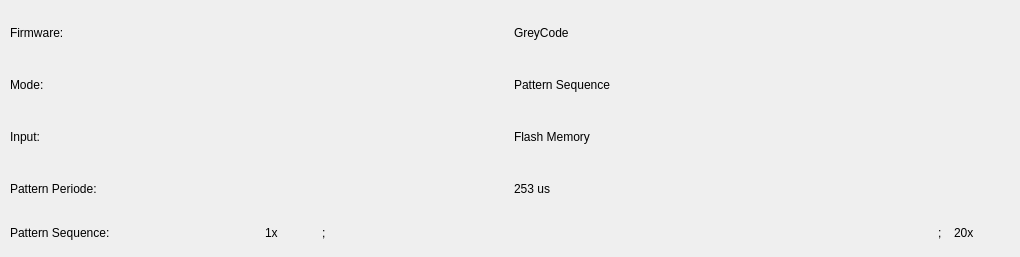
              <widget class="QWidget" name="tab_video">
               <attribute name="title">
                <string>Video Input</string>
               </attribute>
               <widget class="QWidget" name="verticalLayoutWidget_3">
                <property name="geometry">
                 <rect>
                  <x>10</x>
                  <y>10</y>
                  <width>1001</width>
                  <height>238</height>
                 </rect>
                </property>
                <layout class="QVBoxLayout" name="verticalLayout_67">
                 <item>
                  <layout class="QHBoxLayout" name="horizontalLayout_81">
                   <item>
                    <widget class="QLabel" name="label_72">
                     <property name="text">
                      <string>Firmware: </string>
                     </property>
                    </widget>
                   </item>
                   <item>
                    <widget class="QLabel" name="label_73">
                     <property name="text">
                      <string>GreyCode</string>
                     </property>
                    </widget>
                   </item>
                  </layout>
                 </item>
                 <item>
                  <layout class="QHBoxLayout" name="horizontalLayout_82">
                   <item>
                    <widget class="QLabel" name="label_74">
                     <property name="text">
                      <string>Mode: </string>
                     </property>
                    </widget>
                   </item>
                   <item>
                    <widget class="QLabel" name="label_75">
                     <property name="text">
                      <string>Pattern Sequence</string>
                     </property>
                    </widget>
                   </item>
                  </layout>
                 </item>
                 <item>
                  <layout class="QHBoxLayout" name="horizontalLayout_83">
                   <item>
                    <widget class="QLabel" name="label_76">
                     <property name="text">
                      <string>Input: </string>
                     </property>
                    </widget>
                   </item>
                   <item>
                    <widget class="QLabel" name="label_77">
                     <property name="text">
                      <string>Flash Memory</string>
                     </property>
                    </widget>
                   </item>
                  </layout>
                 </item>
                 <item>
                  <layout class="QHBoxLayout" name="horizontalLayout_84">
                   <item>
                    <widget class="QLabel" name="label_78">
                     <property name="text">
                      <string>Pattern Periode: </string>
                     </property>
                    </widget>
                   </item>
                   <item>
                    <widget class="QLabel" name="label_79">
                     <property name="text">
                      <string>253 us</string>
                     </property>
                    </widget>
                   </item>
                  </layout>
                 </item>
                 <item>
                  <layout class="QHBoxLayout" name="horizontalLayout_85">
                   <item>
                    <widget class="QLabel" name="label_80">
                     <property name="sizePolicy">
                      <sizepolicy hsizetype="Minimum" vsizetype="Minimum">
                       <horstretch>0</horstretch>
                       <verstretch>0</verstretch>
                      </sizepolicy>
                     </property>
                     <property name="text">
                      <string>Pattern Sequence: </string>
                     </property>
                    </widget>
                   </item>
                   <item>
                    <widget class="QLabel" name="label_81">
                     <property name="sizePolicy">
                      <sizepolicy hsizetype="Minimum" vsizetype="Minimum">
                       <horstretch>0</horstretch>
                       <verstretch>0</verstretch>
                      </sizepolicy>
                     </property>
                     <property name="maximumSize">
                      <size>
                       <width>21</width>
                       <height>16777215</height>
                      </size>
                     </property>
                     <property name="text">
                      <string>1x</string>
                     </property>
                    </widget>
                   </item>
                   <item>
                    <widget class="QLabel" name="label_82">
                     <property name="enabled">
                      <bool>true</bool>
                     </property>
                     <property name="minimumSize">
                      <size>
                       <width>24</width>
                       <height>30</height>
                      </size>
                     </property>
                     <property name="maximumSize">
                      <size>
                       <width>24</width>
                       <height>30</height>
                      </size>
                     </property>
                     <property name="text">
                      <string notr="true"/>
                     </property>
                     <property name="pixmap">
                      <pixmap>images/BW/00_G0.bmp</pixmap>
                     </property>
                     <property name="scaledContents">
                      <bool>true</bool>
                     </property>
                    </widget>
                   </item>
                   <item>
                    <widget class="QLabel" name="label_83">
                     <property name="sizePolicy">
                      <sizepolicy hsizetype="Minimum" vsizetype="Minimum">
                       <horstretch>0</horstretch>
                       <verstretch>0</verstretch>
                      </sizepolicy>
                     </property>
                     <property name="maximumSize">
                      <size>
                       <width>10</width>
                       <height>16777215</height>
                      </size>
                     </property>
                     <property name="text">
                      <string>;</string>
                     </property>
                    </widget>
                   </item>
                   <item>
                    <widget class="QLabel" name="label_84">
                     <property name="enabled">
                      <bool>true</bool>
                     </property>
                     <property name="minimumSize">
                      <size>
                       <width>24</width>
                       <height>30</height>
                      </size>
                     </property>
                     <property name="maximumSize">
                      <size>
                       <width>24</width>
                       <height>30</height>
                      </size>
                     </property>
                     <property name="text">
                      <string notr="true"/>
                     </property>
                     <property name="pixmap">
                      <pixmap>images/BW/05_G5.bmp</pixmap>
                     </property>
                     <property name="scaledContents">
                      <bool>true</bool>
                     </property>
                    </widget>
                   </item>
                   <item>
                    <widget class="QLabel" name="label_85">
                     <property name="enabled">
                      <bool>true</bool>
                     </property>
                     <property name="minimumSize">
                      <size>
                       <width>24</width>
                       <height>30</height>
                      </size>
                     </property>
                     <property name="maximumSize">
                      <size>
                       <width>24</width>
                       <height>30</height>
                      </size>
                     </property>
                     <property name="text">
                      <string notr="true"/>
                     </property>
                     <property name="pixmap">
                      <pixmap>images/BW/05_G5.bmp</pixmap>
                     </property>
                     <property name="scaledContents">
                      <bool>true</bool>
                     </property>
                    </widget>
                   </item>
                   <item>
                    <widget class="QLabel" name="label_86">
                     <property name="enabled">
                      <bool>true</bool>
                     </property>
                     <property name="minimumSize">
                      <size>
                       <width>24</width>
                       <height>30</height>
                      </size>
                     </property>
                     <property name="maximumSize">
                      <size>
                       <width>24</width>
                       <height>30</height>
                      </size>
                     </property>
                     <property name="text">
                      <string notr="true"/>
                     </property>
                     <property name="pixmap">
                      <pixmap>images/BW/05_G5.bmp</pixmap>
                     </property>
                     <property name="scaledContents">
                      <bool>true</bool>
                     </property>
                    </widget>
                   </item>
                   <item>
                    <widget class="QLabel" name="label_87">
                     <property name="enabled">
                      <bool>true</bool>
                     </property>
                     <property name="minimumSize">
                      <size>
                       <width>24</width>
                       <height>30</height>
                      </size>
                     </property>
                     <property name="maximumSize">
                      <size>
                       <width>24</width>
                       <height>30</height>
                      </size>
                     </property>
                     <property name="text">
                      <string notr="true"/>
                     </property>
                     <property name="pixmap">
                      <pixmap>images/BW/05_G5.bmp</pixmap>
                     </property>
                     <property name="scaledContents">
                      <bool>true</bool>
                     </property>
                    </widget>
                   </item>
                   <item>
                    <widget class="QLabel" name="label_88">
                     <property name="enabled">
                      <bool>true</bool>
                     </property>
                     <property name="minimumSize">
                      <size>
                       <width>24</width>
                       <height>30</height>
                      </size>
                     </property>
                     <property name="maximumSize">
                      <size>
                       <width>24</width>
                       <height>30</height>
                      </size>
                     </property>
                     <property name="text">
                      <string notr="true"/>
                     </property>
                     <property name="pixmap">
                      <pixmap>images/BW/05_G5.bmp</pixmap>
                     </property>
                     <property name="scaledContents">
                      <bool>true</bool>
                     </property>
                    </widget>
                   </item>
                   <item>
                    <widget class="QLabel" name="label_89">
                     <property name="enabled">
                      <bool>true</bool>
                     </property>
                     <property name="minimumSize">
                      <size>
                       <width>24</width>
                       <height>30</height>
                      </size>
                     </property>
                     <property name="maximumSize">
                      <size>
                       <width>24</width>
                       <height>30</height>
                      </size>
                     </property>
                     <property name="text">
                      <string notr="true"/>
                     </property>
                     <property name="pixmap">
                      <pixmap>images/BW/05_G5.bmp</pixmap>
                     </property>
                     <property name="scaledContents">
                      <bool>true</bool>
                     </property>
                    </widget>
                   </item>
                   <item>
                    <widget class="QLabel" name="label_90">
                     <property name="enabled">
                      <bool>true</bool>
                     </property>
                     <property name="minimumSize">
                      <size>
                       <width>24</width>
                       <height>30</height>
                      </size>
                     </property>
                     <property name="maximumSize">
                      <size>
                       <width>24</width>
                       <height>30</height>
                      </size>
                     </property>
                     <property name="text">
                      <string notr="true"/>
                     </property>
                     <property name="pixmap">
                      <pixmap>images/BW/05_G5.bmp</pixmap>
                     </property>
                     <property name="scaledContents">
                      <bool>true</bool>
                     </property>
                    </widget>
                   </item>
                   <item>
                    <widget class="QLabel" name="label_91">
                     <property name="enabled">
                      <bool>true</bool>
                     </property>
                     <property name="minimumSize">
                      <size>
                       <width>24</width>
                       <height>30</height>
                      </size>
                     </property>
                     <property name="maximumSize">
                      <size>
                       <width>24</width>
                       <height>30</height>
                      </size>
                     </property>
                     <property name="text">
                      <string notr="true"/>
                     </property>
                     <property name="pixmap">
                      <pixmap>images/BW/05_G5.bmp</pixmap>
                     </property>
                     <property name="scaledContents">
                      <bool>true</bool>
                     </property>
                    </widget>
                   </item>
                   <item>
                    <widget class="QLabel" name="label_92">
                     <property name="enabled">
                      <bool>true</bool>
                     </property>
                     <property name="minimumSize">
                      <size>
                       <width>24</width>
                       <height>30</height>
                      </size>
                     </property>
                     <property name="maximumSize">
                      <size>
                       <width>24</width>
                       <height>30</height>
                      </size>
                     </property>
                     <property name="text">
                      <string notr="true"/>
                     </property>
                     <property name="pixmap">
                      <pixmap>images/BW/05_G5.bmp</pixmap>
                     </property>
                     <property name="scaledContents">
                      <bool>true</bool>
                     </property>
                    </widget>
                   </item>
                   <item>
                    <widget class="QLabel" name="label_93">
                     <property name="enabled">
                      <bool>true</bool>
                     </property>
                     <property name="minimumSize">
                      <size>
                       <width>24</width>
                       <height>30</height>
                      </size>
                     </property>
                     <property name="maximumSize">
                      <size>
                       <width>24</width>
                       <height>30</height>
                      </size>
                     </property>
                     <property name="text">
                      <string notr="true"/>
                     </property>
                     <property name="pixmap">
                      <pixmap>images/BW/05_G5.bmp</pixmap>
                     </property>
                     <property name="scaledContents">
                      <bool>true</bool>
                     </property>
                    </widget>
                   </item>
                   <item>
                    <widget class="QLabel" name="label_94">
                     <property name="enabled">
                      <bool>true</bool>
                     </property>
                     <property name="minimumSize">
                      <size>
                       <width>24</width>
                       <height>30</height>
                      </size>
                     </property>
                     <property name="maximumSize">
                      <size>
                       <width>24</width>
                       <height>30</height>
                      </size>
                     </property>
                     <property name="text">
                      <string notr="true"/>
                     </property>
                     <property name="pixmap">
                      <pixmap>images/BW/05_G5.bmp</pixmap>
                     </property>
                     <property name="scaledContents">
                      <bool>true</bool>
                     </property>
                    </widget>
                   </item>
                   <item>
                    <widget class="QLabel" name="label_95">
                     <property name="enabled">
                      <bool>true</bool>
                     </property>
                     <property name="minimumSize">
                      <size>
                       <width>24</width>
                       <height>30</height>
                      </size>
                     </property>
                     <property name="maximumSize">
                      <size>
                       <width>24</width>
                       <height>30</height>
                      </size>
                     </property>
                     <property name="text">
                      <string notr="true"/>
                     </property>
                     <property name="pixmap">
                      <pixmap>images/BW/05_G5.bmp</pixmap>
                     </property>
                     <property name="scaledContents">
                      <bool>true</bool>
                     </property>
                    </widget>
                   </item>
                   <item>
                    <widget class="QLabel" name="label_96">
                     <property name="enabled">
                      <bool>true</bool>
                     </property>
                     <property name="minimumSize">
                      <size>
                       <width>24</width>
                       <height>30</height>
                      </size>
                     </property>
                     <property name="maximumSize">
                      <size>
                       <width>24</width>
                       <height>30</height>
                      </size>
                     </property>
                     <property name="text">
                      <string notr="true"/>
                     </property>
                     <property name="pixmap">
                      <pixmap>images/BW/05_G5.bmp</pixmap>
                     </property>
                     <property name="scaledContents">
                      <bool>true</bool>
                     </property>
                    </widget>
                   </item>
                   <item>
                    <widget class="QLabel" name="label_97">
                     <property name="enabled">
                      <bool>true</bool>
                     </property>
                     <property name="minimumSize">
                      <size>
                       <width>24</width>
                       <height>30</height>
                      </size>
                     </property>
                     <property name="maximumSize">
                      <size>
                       <width>24</width>
                       <height>30</height>
                      </size>
                     </property>
                     <property name="text">
                      <string notr="true"/>
                     </property>
                     <property name="pixmap">
                      <pixmap>images/BW/05_G5.bmp</pixmap>
                     </property>
                     <property name="scaledContents">
                      <bool>true</bool>
                     </property>
                    </widget>
                   </item>
                   <item>
                    <widget class="QLabel" name="label_98">
                     <property name="enabled">
                      <bool>true</bool>
                     </property>
                     <property name="minimumSize">
                      <size>
                       <width>24</width>
                       <height>30</height>
                      </size>
                     </property>
                     <property name="maximumSize">
                      <size>
                       <width>24</width>
                       <height>30</height>
                      </size>
                     </property>
                     <property name="text">
                      <string notr="true"/>
                     </property>
                     <property name="pixmap">
                      <pixmap>images/BW/05_G5.bmp</pixmap>
                     </property>
                     <property name="scaledContents">
                      <bool>true</bool>
                     </property>
                    </widget>
                   </item>
                   <item>
                    <widget class="QLabel" name="label_99">
                     <property name="enabled">
                      <bool>true</bool>
                     </property>
                     <property name="minimumSize">
                      <size>
                       <width>24</width>
                       <height>30</height>
                      </size>
                     </property>
                     <property name="maximumSize">
                      <size>
                       <width>24</width>
                       <height>30</height>
                      </size>
                     </property>
                     <property name="text">
                      <string notr="true"/>
                     </property>
                     <property name="pixmap">
                      <pixmap>images/BW/05_G5.bmp</pixmap>
                     </property>
                     <property name="scaledContents">
                      <bool>true</bool>
                     </property>
                    </widget>
                   </item>
                   <item>
                    <widget class="QLabel" name="label_100">
                     <property name="enabled">
                      <bool>true</bool>
                     </property>
                     <property name="minimumSize">
                      <size>
                       <width>24</width>
                       <height>30</height>
                      </size>
                     </property>
                     <property name="maximumSize">
                      <size>
                       <width>24</width>
                       <height>30</height>
                      </size>
                     </property>
                     <property name="text">
                      <string notr="true"/>
                     </property>
                     <property name="pixmap">
                      <pixmap>images/BW/05_G5.bmp</pixmap>
                     </property>
                     <property name="scaledContents">
                      <bool>true</bool>
                     </property>
                    </widget>
                   </item>
                   <item>
                    <widget class="QLabel" name="label_101">
                     <property name="enabled">
                      <bool>true</bool>
                     </property>
                     <property name="minimumSize">
                      <size>
                       <width>24</width>
                       <height>30</height>
                      </size>
                     </property>
                     <property name="maximumSize">
                      <size>
                       <width>24</width>
                       <height>30</height>
                      </size>
                     </property>
                     <property name="text">
                      <string notr="true"/>
                     </property>
                     <property name="pixmap">
                      <pixmap>images/BW/05_G5.bmp</pixmap>
                     </property>
                     <property name="scaledContents">
                      <bool>true</bool>
                     </property>
                    </widget>
                   </item>
                   <item>
                    <widget class="QLabel" name="label_102">
                     <property name="enabled">
                      <bool>true</bool>
                     </property>
                     <property name="minimumSize">
                      <size>
                       <width>24</width>
                       <height>30</height>
                      </size>
                     </property>
                     <property name="maximumSize">
                      <size>
                       <width>24</width>
                       <height>30</height>
                      </size>
                     </property>
                     <property name="text">
                      <string notr="true"/>
                     </property>
                     <property name="pixmap">
                      <pixmap>images/BW/05_G5.bmp</pixmap>
                     </property>
                     <property name="scaledContents">
                      <bool>true</bool>
                     </property>
                    </widget>
                   </item>
                   <item>
                    <widget class="QLabel" name="label_103">
                     <property name="enabled">
                      <bool>true</bool>
                     </property>
                     <property name="minimumSize">
                      <size>
                       <width>24</width>
                       <height>30</height>
                      </size>
                     </property>
                     <property name="maximumSize">
                      <size>
                       <width>24</width>
                       <height>30</height>
                      </size>
                     </property>
                     <property name="text">
                      <string notr="true"/>
                     </property>
                     <property name="pixmap">
                      <pixmap>images/BW/05_G5.bmp</pixmap>
                     </property>
                     <property name="scaledContents">
                      <bool>true</bool>
                     </property>
                    </widget>
                   </item>
                   <item>
                    <widget class="QLabel" name="label_104">
                     <property name="sizePolicy">
                      <sizepolicy hsizetype="Minimum" vsizetype="Minimum">
                       <horstretch>0</horstretch>
                       <verstretch>0</verstretch>
                      </sizepolicy>
                     </property>
                     <property name="maximumSize">
                      <size>
                       <width>10</width>
                       <height>16777215</height>
                      </size>
                     </property>
                     <property name="text">
                      <string>;</string>
                     </property>
                    </widget>
                   </item>
                   <item>
                    <widget class="QLabel" name="label_105">
                     <property name="sizePolicy">
                      <sizepolicy hsizetype="Minimum" vsizetype="Minimum">
                       <horstretch>0</horstretch>
                       <verstretch>0</verstretch>
                      </sizepolicy>
                     </property>
                     <property name="maximumSize">
                      <size>
                       <width>27</width>
                       <height>16777215</height>
                      </size>
                     </property>
                     <property name="text">
                      <string>20x</string>
                     </property>
                    </widget>
                   </item>
                   <item>
                    <widget class="QLabel" name="label_106">
                     <property name="enabled">
                      <bool>true</bool>
                     </property>
                     <property name="minimumSize">
                      <size>
                       <width>24</width>
                       <height>30</height>
                      </size>
                     </property>
                     <property name="maximumSize">
                      <size>
                       <width>24</width>
                       <height>30</height>
                      </size>
                     </property>
                     <property name="text">
                      <string notr="true"/>
                     </property>
                     <property name="pixmap">
                      <pixmap>images/BW/21_B5.bmp</pixmap>
                     </property>
                     <property name="scaledContents">
                      <bool>true</bool>
                     </property>
                    </widget>
                   </item>
                  </layout>
                 </item>
                </layout>
               </widget>
              </widget>
